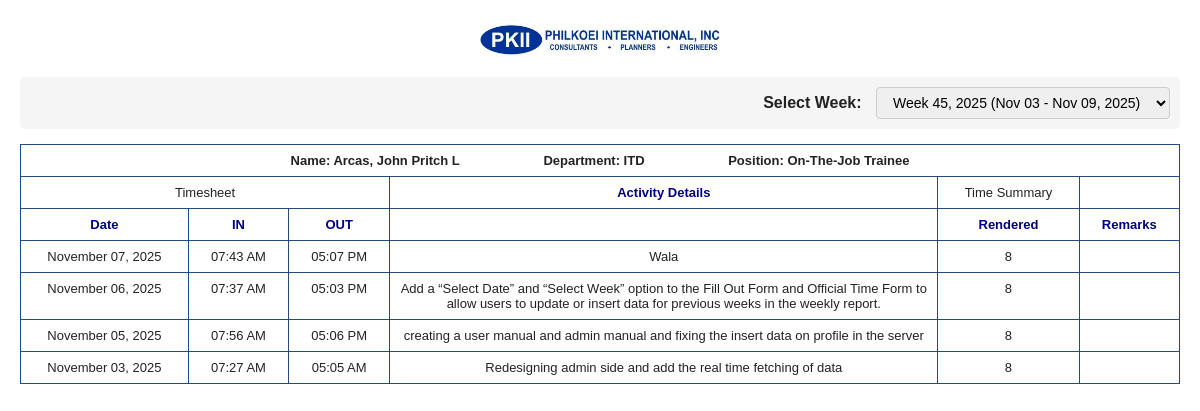
/php/timesheet.php (signed in), run on an earlier commit of the app's database.
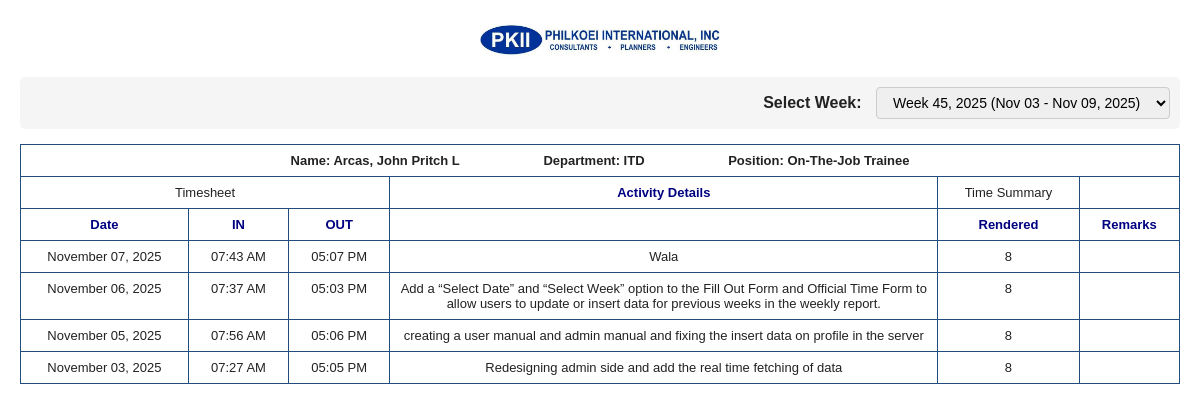
And on a later commit of the database.
### tables this page shows
CREATE TABLE `student_info` (
  `student_id` int(11) NOT NULL,
  `users_user_id` int(11) NOT NULL,
  `student_fn` varchar(100) DEFAULT NULL,
  `student_mi` varchar(255) DEFAULT NULL,
  `student_ln` varchar(100) DEFAULT NULL,
  `student_course` varchar(50) DEFAULT '',
  `student_year` varchar(10) DEFAULT '',
  `company_name` varchar(100) DEFAULT '',
  `profile_picture` longblob DEFAULT NULL,
  `profile_picture_type` varchar(50) DEFAULT '',
  `created_at` timestamp NOT NULL DEFAULT current_timestamp(),
  `updated_at` timestamp NOT NULL DEFAULT current_timestamp() ON UPDATE current_timestamp()
);

CREATE TABLE `weekly_accomplishments` (
  `id` int(11) NOT NULL,
  `users_user_id` int(11) DEFAULT NULL,
  `date_record` date NOT NULL,
  `time_in` varchar(10) NOT NULL,
  `time_out` varchar(10) NOT NULL,
  `task_completed` text NOT NULL,
  `total_hours` decimal(5,2) DEFAULT 0.00,
  `grand_total` decimal(5,2) DEFAULT 0.00,
  `total` decimal(10,2) NOT NULL DEFAULT 0.00,
  `last_updated_at` datetime DEFAULT NULL
);

### php/timesheet.php (the view, shortened to what this page needs)
<?php
require_once "db.php";
$user_id = $_SESSION["user_id"];
$selectedWeek = isset($_GET['week']) ? intval($_GET['week']) : date('W');
$selectedYear = isset($_GET['year']) ? intval($_GET['year']) : date('Y');
$student = [
    'student_fn' => '',
    'student_mi' => '',
    'student_ln' => ''
];
if ($stmt = $conn->prepare("SELECT student_fn, student_mi, student_ln FROM student_info WHERE users_user_id = ? LIMIT 1")) {
    $stmt->bind_param("i", $user_id);
    $stmt->execute();
    $res = $stmt->get_result();
    if ($res && $res->num_rows > 0) {
        $student = $res->fetch_assoc();
    }
}
$last = trim($student['student_ln'] ?? '');
$first = trim($student['student_fn'] ?? '');
$mi = trim($student['student_mi'] ?? '');
$nameFormatted = trim($last . ', ' . $first . ($mi !== '' ? ' ' . strtoupper(substr($mi, 0, 1)) : ''));
$allWeeks = [];
$weeksSql = "SELECT DISTINCT YEAR(date_record) as yr, WEEK(date_record, 1) as wk
             FROM weekly_accomplishments
             WHERE users_user_id = ?
             ORDER BY yr DESC, wk DESC";
if ($wStmt = $conn->prepare($weeksSql)) {
    $wStmt->bind_param("i", $user_id);
    $wStmt->execute();
    $wRes = $wStmt->get_result();
    while ($wRow = $wRes->fetch_assoc()) {
        $allWeeks[] = ['year' => $wRow['yr'], 'week' => $wRow['wk']];
    }
}
$isAllWeeks = isset($_GET['all']) && $_GET['all'] == '1';
$entries = [];
if ($isAllWeeks) {
    $sql = "SELECT DATE(date_record) as d, time_in, time_out, task_completed, total_hours
            FROM weekly_accomplishments
            WHERE users_user_id = ?
            ORDER BY DATE(date_record) DESC, id DESC";
    if ($w = $conn->prepare($sql)) {
        $w->bind_param("i", $user_id);
        $w->execute();
        $r = $w->get_result();
        while ($row = $r->fetch_assoc()) $entries[] = $row;
        $w->close();
    }
} else {
    $sql = "SELECT DATE(date_record) as d, time_in, time_out, task_completed, total_hours
            FROM weekly_accomplishments
            WHERE users_user_id = ?
            AND YEAR(date_record) = ?
            AND WEEK(date_record, 1) = ?
            ORDER BY DATE(date_record) DESC, id DESC";
    if ($w = $conn->prepare($sql)) {
        $w->bind_param("iii", $user_id, $selectedYear, $selectedWeek);
        $w->execute();
        $r = $w->get_result();
        while ($row = $r->fetch_assoc()) $entries[] = $row;
    }
}
function fmt_time($t) {
    if (preg_match('/^\d{1,2}:\d{2}$/', $t)) {
        return date('h:i A', strtotime($t));
    }
    return htmlspecialchars($t);
}
?>
<!DOCTYPE html>
<html lang="en">
<head>
</head>
<body>
    <div class="logo-wrap">
        <img src="img/pkiilogo.png" alt="Company Logo" onerror="this.style.display='none'; this.nextElementSibling.style.display='block';">
    </div>
    <div class="week-selector no-print">
        <label for="weekSelect">Select Week:</label>
        <select id="weekSelect" onchange="if(this.value==='all'){location.href='timesheet.php?all=1';}else{location.href='timesheet.php?week='+this.value.split('-')[0]+'&year='+this.value.split('-')[1];}">
            <?php if (!empty($allWeeks)): ?>
                <?php foreach ($allWeeks as $w): ?>
                    <?php
                        $wk = $w['week'];
                        $yr = $w['year'];
                        $dt = new DateTime();
                        $dt->setISODate($yr, $wk);
                        $monday = $dt->format('M d');
                        $dt->modify('+6 days');
                        $sunday = $dt->format('M d, Y');
                        $label = "Week $wk, $yr ($monday - $sunday)";
                        $isSelected = (!$isAllWeeks && $wk == $selectedWeek && $yr == $selectedYear);
                    ?>
                    <option value="<?= $wk ?>-<?= $yr ?>" <?= $isSelected ? 'selected' : '' ?>><?= htmlspecialchars($label) ?></option>
                <?php endforeach; ?>
            <?php endif; ?>
        </select>
    </div>
    <table class="ts-table">
        <thead>
            <tr class="top-meta">
                <th colspan="9" style="text-align: center;">
                    <span style="display: inline-block; margin-right: 80px;">Name: <?php echo htmlspecialchars($nameFormatted); ?></span>
                    <span style="display: inline-block; margin-right: 80px;">Department: ITD</span>
                    <span style="display: inline-block;">Position: On-The-Job Trainee</span>
                </th>
            </tr>
            <tr class="group-head">
                <th colspan="3">Timesheet</th>
                <th colspan="1" class="head-activity">Activity Details</th>
                <th colspan="1">Time Summary</th>
                <th colspan="1"></th>
            </tr>
            <tr>
                <th class="col-date">Date</th>
                <th class="col-time">IN</th>
                <th class="col-time">OUT</th>
                <th class="col-activity"></th>
                <th class="col-rendered">Rendered</th>
                <th class="col-remarks">Remarks</th>
            </tr>
        </thead>
        <tbody>
            <?php if (empty($entries)): ?>
                <tr><td colspan="6" style="text-align:center; padding:20px;">No records found.</td></tr>
            <?php else: ?>
                <?php foreach ($entries as $e): ?>
                    <tr>
                        <td style="text-align:center; white-space:nowrap;"><?php echo htmlspecialchars(date('F d, Y', strtotime($e['d']))); ?></td>
                        <td style="text-align:center; white-space:nowrap;"><?php echo fmt_time($e['time_in']); ?></td>
                        <td style="text-align:center; white-space:nowrap;"><?php echo fmt_time($e['time_out']); ?></td>
                        <td style="text-align:center;"><?php echo nl2br(htmlspecialchars($e['task_completed'] ?? '')); ?></td>
                        <td style="text-align:center;"><?php echo htmlspecialchars(isset($e['total_hours']) && $e['total_hours'] !== null ? (string)intval($e['total_hours']) : ''); ?></td>
                        <td style="text-align:center;"></td>
                    </tr>
                <?php endforeach; ?>
            <?php endif; ?>
        </tbody>
    </table>
</body>
</html>

### php/timesheet.php (style rules this page uses)
:root { --blue: #224c7b; --line: #224c7b; }
* { box-sizing: border-box; }
body { font-family: Arial, Helvetica, sans-serif; margin: 20px; color: #222; }
.logo-wrap { text-align: center; margin-bottom: 10px; }
.logo-wrap img { height: 38px; object-fit: contain; }
.ts-table { width: 100%; border-collapse: collapse; }
.ts-table th, .ts-table td { border: 1px solid var(--line); padding: 8px 10px; font-size: 13px; vertical-align: top; }
.ts-table th { color: inherit; font-weight: 400; }
.ts-table th.col-date, .ts-table th.col-time, .ts-table th.col-rendered, .ts-table th.col-remarks, .ts-table th.head-activity { color: navy; font-weight: 900; }
.ts-table tr { page-break-inside: avoid; break-inside: avoid; }
.top-meta th { text-align: center; font-weight: 600; }
.group-head th { text-align: center; white-space:nowrap; }
.col-date { width: 8%; white-space: nowrap; }
.col-time { width: 6%; white-space: nowrap; }
.col-activity { width: 35%; white-space: nowrap; }
.col-rendered { width: 8%; }
.col-remarks { width: 6%; }
.week-selector { text-align: right; margin: 15px 0; padding: 10px; background: #f5f5f5; border-radius: 5px; }
.week-selector label { font-weight: 600; margin-right: 10px; }
.week-selector select { padding: 6px 12px; border: 1px solid #ccc; border-radius: 4px; font-size: 14px; }

What changed in the data, as far as the page shows it:
changed weekly_accomplishments "07:27 AM": time_out "05:05 AM" → "05:05 PM"
